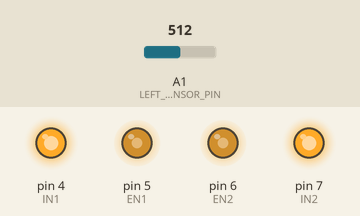
Simulated run of this sketch. Board: Arduino Uno, built with avr-gcc and run on an emulated ATmega328P. Shown: output pins drawn as LEDs (lit = HIGH). The test bench sets the inputs (shaded band); at power-on: A1 (LEFT_SENSOR_PIN) = 512.

Above: at 1.2 s.
1.3 s: A1 (LEFT_SENSOR_PIN) set to 716
At 1.7 s:
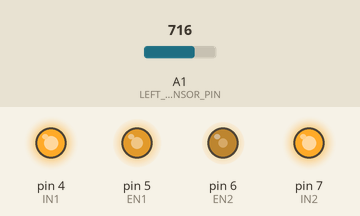
2.8 s: A1 (LEFT_SENSOR_PIN) set to 900
At 4.0 s:
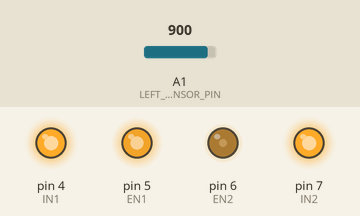
4.3 s: A1 (LEFT_SENSOR_PIN) set to 1023
At 5.2 s:
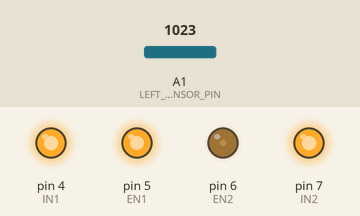
5.8 s: A1 (LEFT_SENSOR_PIN) set to 306
At 6.3 s:
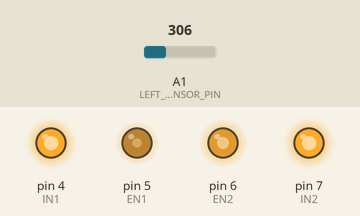
7.3 s: A1 (LEFT_SENSOR_PIN) set to 122
At 8.5 s:
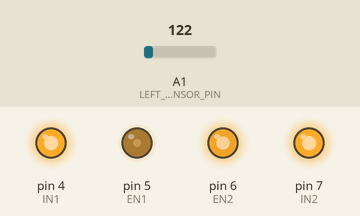
8.8 s: A1 (LEFT_SENSOR_PIN) set to 511
At 9.8 s:
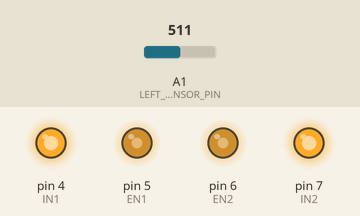
Timing chart, 0 to 11.3 s (numbered marks = the images above; inputs shaded):
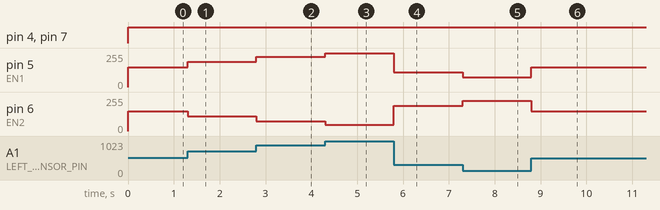

Measured:
- after the input at 1.3 s, pin 5 (EN1): 150/255 → 190/255 at once; pin 6 (EN2): 150/255 → 110/255 at once
- after the input at 2.8 s, pin 5 (EN1): 190/255 → 227/255 at once; pin 6 (EN2): 110/255 → 73/255 at once
- after the input at 4.3 s, pin 5 (EN1): 227/255 → 252/255 at once; pin 6 (EN2): 73/255 → 48/255 at once
- after the input at 5.8 s, pin 5 (EN1): 252/255 → 109/255 at once; pin 6 (EN2): 48/255 → 191/255 at once
- after the input at 7.3 s, pin 5 (EN1): 109/255 → 72/255 at once; pin 6 (EN2): 191/255 → 228/255 at once
- after the input at 8.8 s, pin 5 (EN1): 72/255 → 150/255 at once; pin 6 (EN2): 228/255 → 150/255 at once

The sketch:

s5.8_line_reg.ino
```cpp
#define EN1 5
#define IN1 4
#define EN2 6
#define IN2 7

#define LEFT_SENSOR_PIN A1

//определена скорость, с которой будут
//вращаться моторы при отсутствии необходимости
//корректировать траекторию
#define BASE_SPEED 150

//вводится коэффициент, опеределяющий,
//насколько сильно изменение уровня серого под датчиком
//должно повлиять на изменение в скоростях колес
#define K 0.2

//переменная для хранения целевого значения,
//т.е. такого, которое датчик считывает на границе линии
int grey = 0;

void setup() {
  pinMode(EN1, OUTPUT);
  pinMode(IN1, OUTPUT);
  pinMode(IN2, OUTPUT);
  pinMode(EN2, OUTPUT);

  //сохранение целевого значения
  grey = analogRead(LEFT_SENSOR_PIN);
}

void loop() {
  //вычисление ошибки, т.е.отклонения текущего значения
  //датчика от целевого, может быть отрицательным
  int e = analogRead(LEFT_SENSOR_PIN) - grey;
  //вычисление управляющего воздействия,
  //которое будет прикладываться к скорости каждого колеса
  int u = K * e;

  //управление скоростями обоих колес
  //с учетом вычисленного воздействия
  drive(BASE_SPEED - u, BASE_SPEED + u);

}

void drive(int left, int right)
{
  left = constrain(left, -255, 255);
  right = constrain(right, -255, 255);

  if(left >= 0)
    digitalWrite(IN2, HIGH);
  else
    digitalWrite(IN2, LOW);

  if(right >= 0)
    digitalWrite(IN1, HIGH);
  else
    digitalWrite(IN1, LOW);

  analogWrite(EN2, abs(left));
  analogWrite(EN1, abs(right));

}
```
